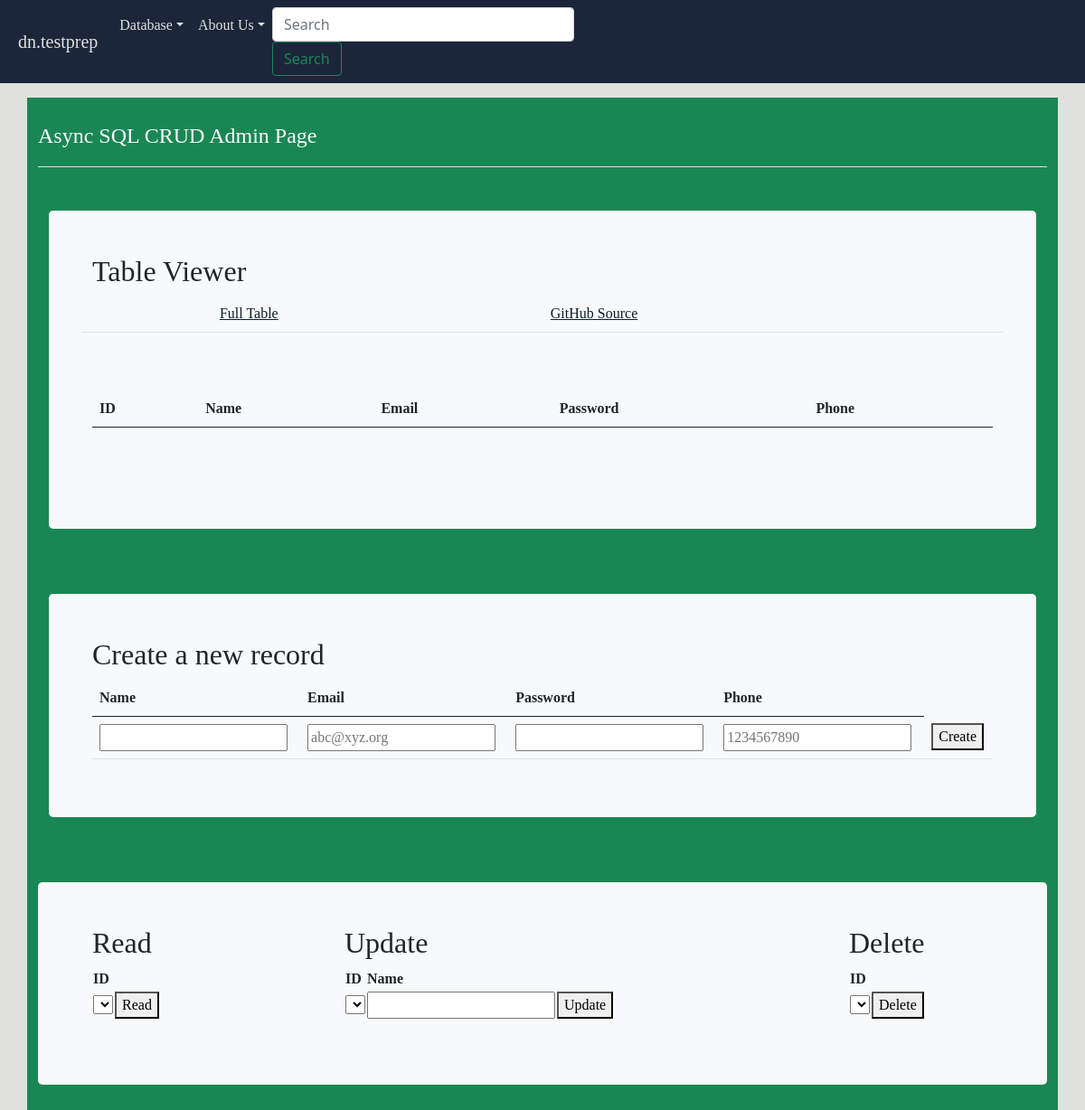
Before: /crud_api/ with the older database file.
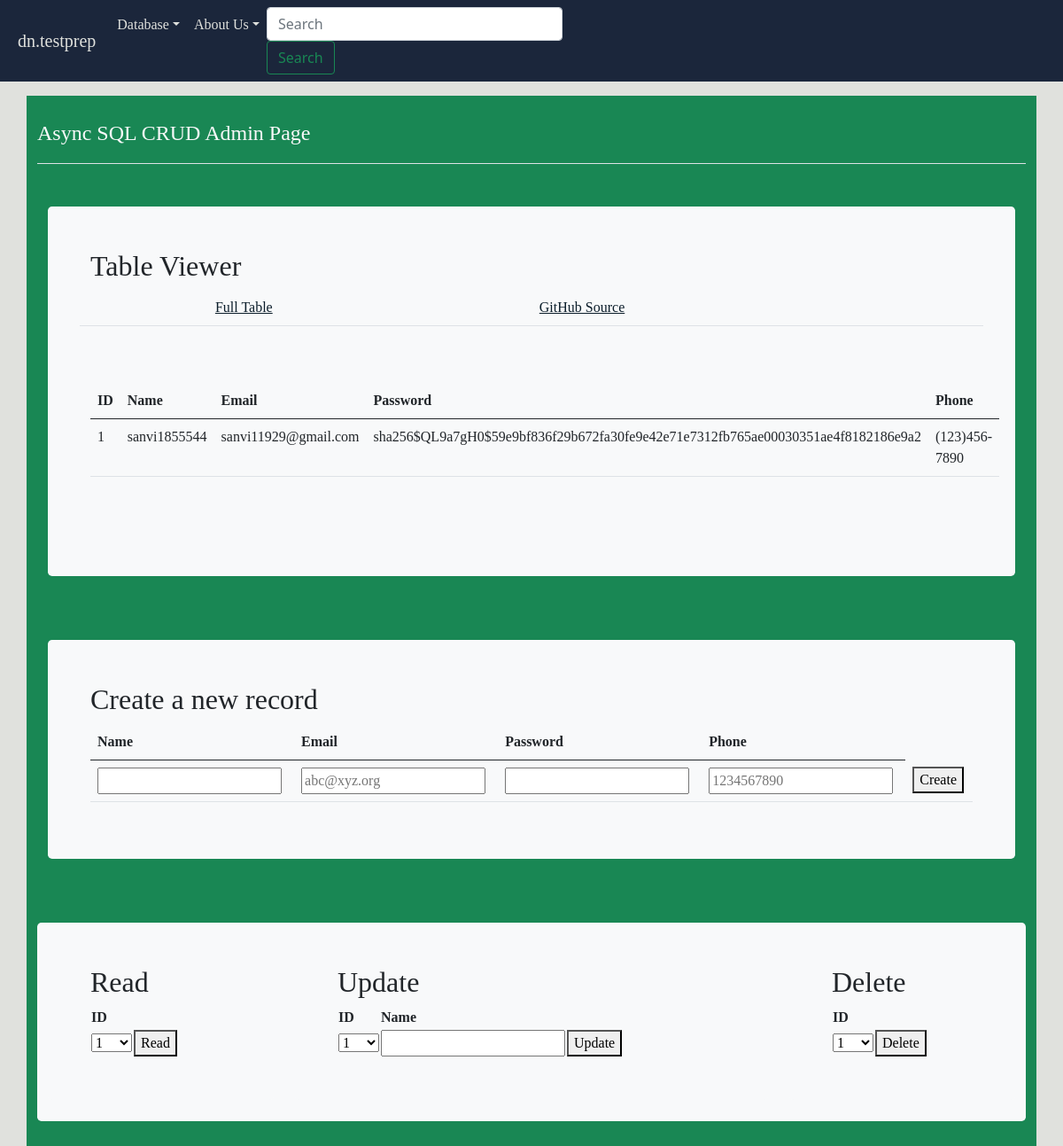
After: the same page with the newer database file.
### crud/model.py (models this page shows, shortened)
class Users(UserMixin, db.Model):
    userID = db.Column(db.Integer, primary_key=True)
    name = db.Column(db.String(255), unique=False, nullable=False)
    email = db.Column(db.String(255), unique=True, nullable=False)
    password = db.Column(db.String(255), unique=False, nullable=False)
    phone = db.Column(db.String(255), unique=False, nullable=False)
    def read(self):
        return {
            "userID": self.userID,
            "name": self.name,
            "email": self.email,
            "password": self.password,
            "phone": self.phone,
            "query": "by_san"
        }

### crud/app_crud_api.py (the view)
@app_crud_api.route('/')
def crud_api():
    return render_template("crud_async.html", table=users_all())

### crud/sql.py (called while the page is built)
def users_all():
    return users_all_alc()

def users_all_alc():
    table = Users.query.all()
    json_ready = [peep.read() for peep in table]
    return json_ready

### crud/templates/crud/crud_async.html (shortened to what this page needs)
<!DOCTYPE html>
{% extends "layouts/base.html" %}
{% block content %}
<div class="container py-4 text-light bg-success">
    <header class="pb-3 mb-4 border-bottom">
        <div class="d-flex align-items-center text-light text-decoration-none">
            <span class="fs-4">Async SQL CRUD Admin Page</span>
        </div>
    </header>
    <div class="container py-4">
        <div class="p-5 mb-4 bg-light text-dark rounded-3">
            <h2>Table Viewer</h2>
            <div class="row align-items-md-stretch">
                <table class="table">
                    <tbody>
                    <tr>
                        <td></td>
                        <td></td>
                        <td><a href={{url_for('crud_api.crud_api')}}>Full Table </a></td>
                        <td><a href="https://github.com/nighthawkcoders/nighthawk_csp/tree/master/crud">GitHub Source</a></td>
                    </tr>
                    </tbody>
                </table>
            </div>
            <div class="row align-items-md-stretch">
                <div class="container-fluid py-5">
                    <table class="table" id="users">
                        <thead>
                        <tr>
                            <th>ID</th>
                            <th>Name</th>
                            <th>Email</th>
                            <th>Password</th>
                            <th>Phone</th>
                        </tr>
                        </thead>
                        <tbody id="result">
                        {% for row in table %}
                        {% set pn = "" ~ row['phone'] %}
                        {% set pnf = "(" ~ pn[0:3] ~ ")" ~ pn[3:6] ~ "-" ~ pn[6:10] %}
                        <tr>
                            <td>{{ row['userID'] }}</td>
                            <td>{{ row['name'] }}</td>
                            <td>{{ row['email'] }}</td>
                            <td>{{ row['password'] }}</td>
                            <td>{{ pnf }}</td>
                        </tr>
                        {% endfor %}
                        </tbody>
                    </table>
                </div>
            </div>
        </div>
    </div>
    <div class="container py-4">
        <div class="p-5 mb-4 bg-light text-dark rounded-3">
            <h2>Create a new record</h2>
            <table class="table">
                <thead>
                <tr>
                    <th><label for="name">Name</label></th>
                    <th><label for="email">Email</label></th>
                    <th><label for="password">Password</label></th>
                    <th><label for="phone">Phone</label></th>
                </tr>
                </thead>
                <tbody>
                <tr>
                    <td><input type="text" name="name" id="name" required></td>
                    <td><input type="email" name="email" id="email" placeholder="abc@xyz.org" required></td>
                    <td><input type="password" name="password" id="password" required></td>
                    <td><input type="tel" name="phone" id="phone" pattern="[0-9]{10}" placeholder="1234567890" required></td>
                    <td ><button onclick="create_User()">Create</button></td>
                </tr>
                </tbody>
            </table>
        </div>
    </div>
    <div class="container py-4">
        <div class="row mb-4 bg-light text-dark rounded-3">
            <div class="col-md-3">
                <div class="p-5 mb-4 bg-light text-dark rounded-3">
                    <h2>Read</h2>
                    <table id="read_table">
                        <tr><th><label for="read_userid">ID</label></th></tr>
                        <tr>
                            <td>
                                <select name="userid" id="read_userid">
                                    <optgroup id="ogr_userid" label="userid" >
                                        {% for row in table %}
                                        <option id="option" label="{{ row['userID'] }}">{{ row['userID'] }}</option>
                                        {% endfor %}
                                    </optgroup>
                                </select>
                            </td>
                            <td>
                                <button onclick="read_User()">Read</button>
                            </td>
                        </tr>
                    </table>
                </div>
            </div>
            <div class="col-md-6">
                <div class="p-5 mb-4 bg-light text-dark rounded-3">
                    <h2>Update</h2>
                    <table id="update_table">
                        <tr>
                            <th><label for="update_userid">ID</label></th>
                            <th><label for="update_name">Name</label></th>
                        </tr>
                        <tr>
                            <td>
                                <select name="userid" id="update_userid">
                                    <optgroup id="ogu_userid" label="userid" >
                                        {% for row in table %}
                                        <option label="{{ row['userID'] }}">{{ row['userID'] }}</option>
                                        {% endfor %}
                                    </optgroup>
                                </select>
                            </td>
                            <td><input type="text" name="name" id="update_name" required></td>
                            <td> <button onclick="update_User()">Update</button>
                            </td>
                        </tr>
                    </table>
                </div>
            </div>
            <div class="col-md-3">
                <div class="p-5 mb-4 bg-light text-dark rounded-3">
                    <h2>Delete</h2>
                    <table id="read_table">
                        <tr><th><label for="delete_userid">ID</label></th></tr>
                        <tr>
                            <td>
                                <select name="userid" id="delete_userid">
                                    <optgroup id="ogd_userid" label="userid">
                                        {% for row in table %}
                                        <option label="{{ row['userID'] }}">{{ row['userID'] }}</option>
                                        {% endfor %}
                                    </optgroup>
                                </select>
                            </td>
                            <td><button onclick="delete_User()">Delete</button></td>
                        </tr>
                    </table>
                </div>
            </div>
        </div>
    </div>
</div>
{% endblock %}

### templates/layouts/base.html (shortened to what this page needs)
<html>
    <head>
        <link rel="stylesheet" href="/static/css/default.css" type="text/css">
        <link href="https://cdn.jsdelivr.net/npm/bootstrap@5.0.0/dist/css/bootstrap.min.css" rel="stylesheet" >
    </head>
    <body class="baseNav">
        <nav class="navbar navbar-expand-lg navbar-custom ">
            <a class="navbar-brand" style="margin-left: 1em;" href={{ url_for('index') }}>dn.testprep</a>
            <div class="collapse navbar-collapse" id="navbarNavAltMarkup">
                <div class="navbar-nav">
                    <li class="nav-item dropdown">
                        <a class="nav-link dropdown-toggle" href="#" data-bs-toggle="dropdown" aria-expanded="false" id="dropdownMenuButton2" type="button">Database</a>
                    </li>
                    {% block colors %}
                        <link rel="stylesheet" type="text/css" href={static/SCSS.scss{>
                    {% endblock %}
                    <div class="collapse navbar-collapse" id="navbarNavAltMarkup">
                    <div class="navbar-nav">
                        <li class="nav-item dropdown">
                            <a class="nav-link dropdown-toggle" href="#" data-bs-toggle="dropdown" aria-expanded="false" id="dropdownMenuButton2" type="button">About Us</a>
                        </li>
                        <form class="form-inline" action="{{ url_for('lookup') }}">
                            <input class="form-control" name="lookup" type="lookup" placeholder="Search" aria-label="Search">
                            <button class="btn btn-outline-success" type="submit">Search</button>
                        </form>
        </nav>
        <div class="container-fluid content">
            {% block content %}
            {% endblock %}
        </div>
    </body>
</html>

### static/css/default.css (style rules this page uses)
:root { --color1: whitesmoke; --color2: grey; --bgColor: #e0e1dd; --headerColor: #1b263b; --navTextColor: #e0e1dd; --contentTextColor: #0b1d2a; --galleryColor: #778da9; }
html, body { margin: 0; height: 100%; animation: fadein 2s; -moz-animation: fadein 2s; -webkit-animation: fadein 2s; -o-animation: fadein 2s; background-color: var(--bgColor); color: var(--textColor); }
.content { margin: 1em; }
.navbar-custom { background-color: var(--headerColor); }
.navbar a, .navbar a:hover, .navbar a:active { color: var(--navTextColor); font-family: "Palatino, URW Palladio L, serif"; }
.content, .content a, .content a:hover { color: var(--contentTextColor); font-family: "Palatino, URW Palladio L, serif"; }
.baseNav { background-color: var(--bgColor); color: var(--textColor);; }
.form-inline { display: flex; flex-flow: row wrap; align-items: center; }

Changed rows visible on the page:
added Users: userID "1", name "sanvi1855544", email "sanvi11929@gmail.com", password "sha256$QL9a7gH0$59e9bf836f29b672fa30fe9e42e71e7312fb765ae00030351ae4f8182186e9a2", pnf "(123)456-7890"
Other visible differences:
form field userid: (not shown) → "1"
